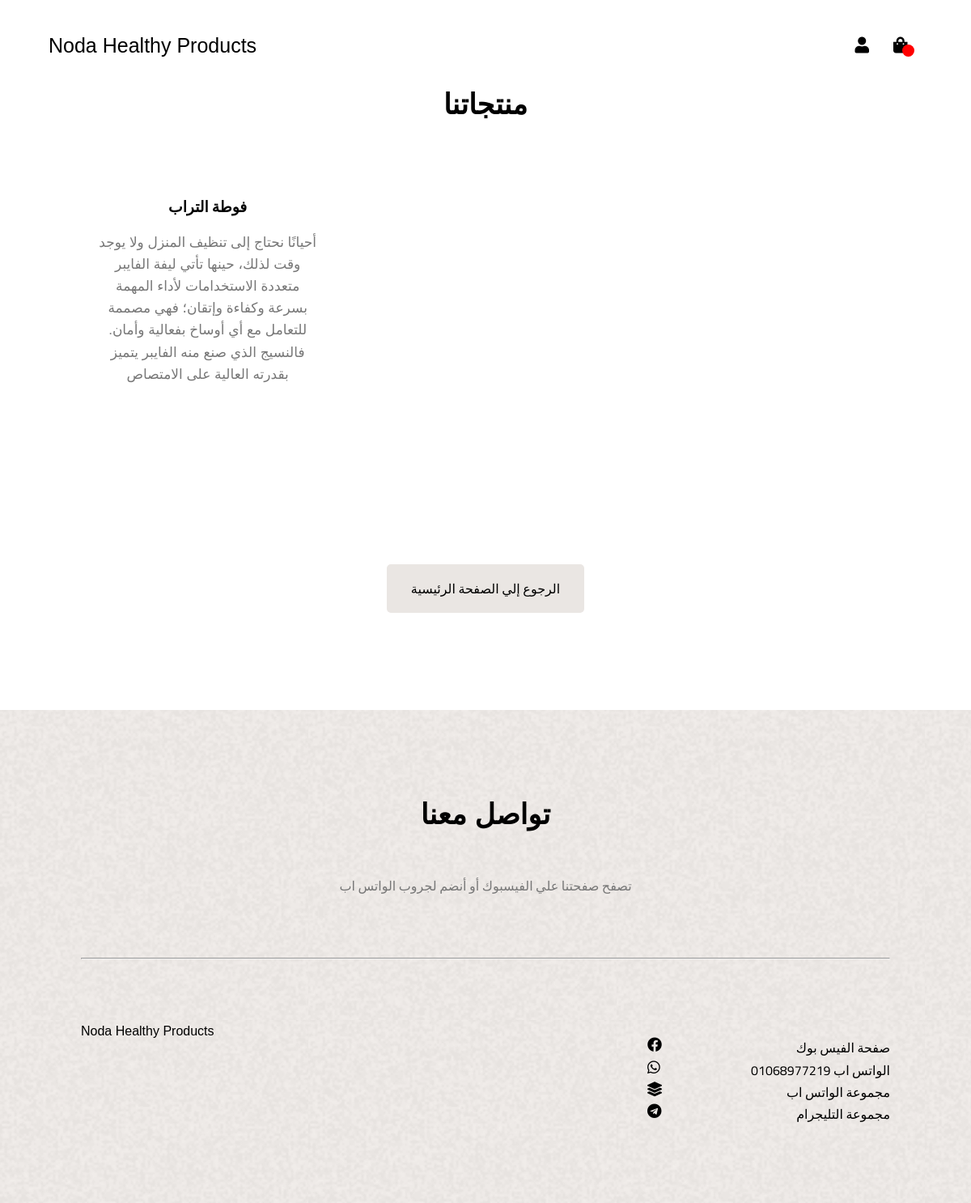
/products/, run on an earlier commit of the app's database.
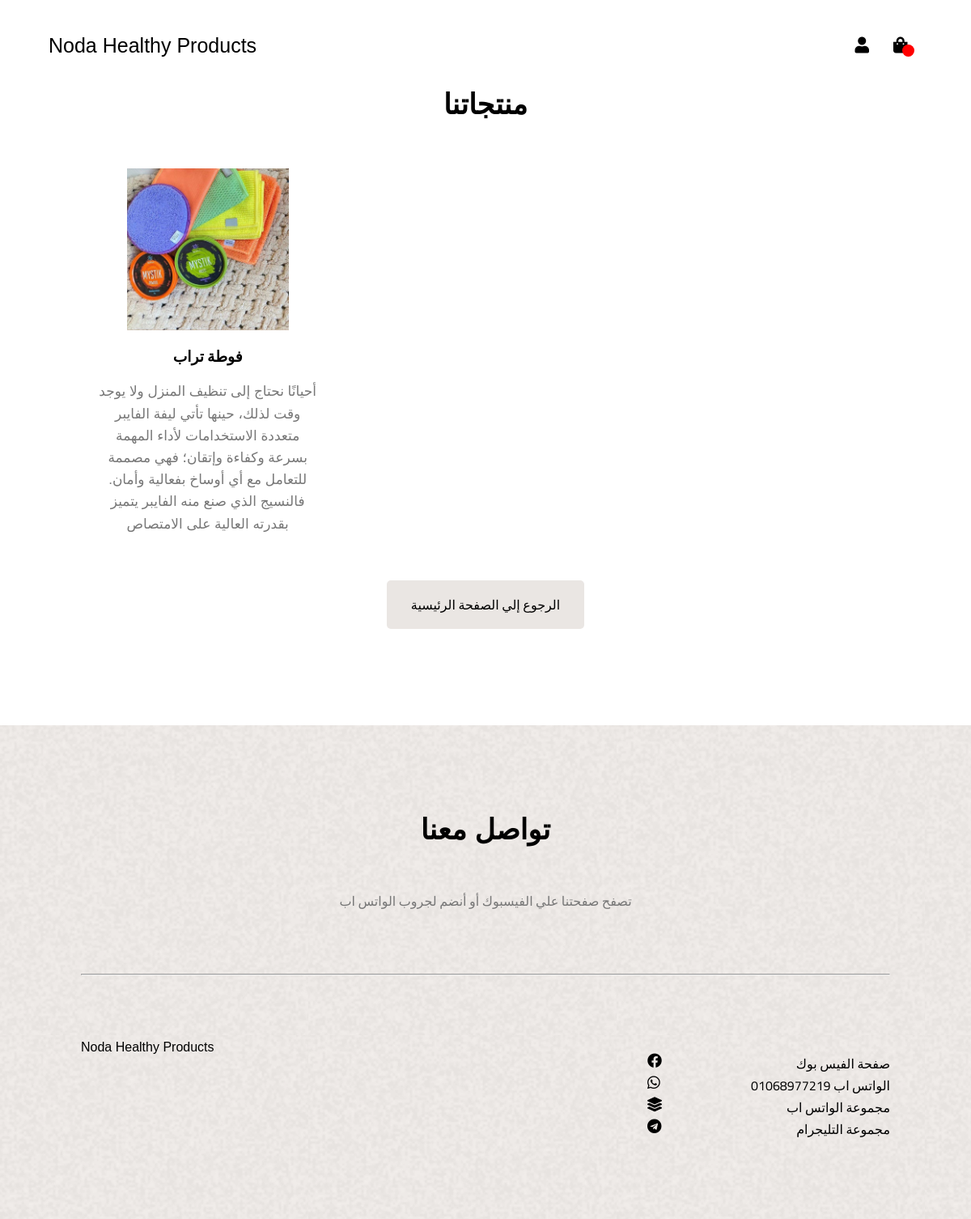
And on a later commit of the database.
### store/models.py (models this page shows, shortened)
class Product(models.Model):
    name = models.CharField(max_length=1000)
    description = models.CharField(max_length=1000000)
    price = models.FloatField()
    tags = models.ManyToManyField(Tag)
    image = models.ImageField(upload_to='uploads/%Y/%m/%d/')
    in_the_main_page = models.BooleanField(blank=True)

### store/views.py (the view)
# urls.py: path('products/', views.products, name='products'),
def products(request):
    return render(request, 'products.html', {'products' : Product.objects.all()})

### templates/products.html (shortened to what this page needs)
{% extends 'base.html' %}
{% load static %}
{% block content %}
<div class="about">
    <div class="container">
        <h2>منتجاتنا</h2>
        {% for prod in products %}
        <a href="/product/{{ prod.id }}">
            <div class="about-box">
                <div class="about-img">
                    <img src="/media/{{ prod.image }}" alt="" />
                </div>
                <div class="about-text">
                    <h3>{{ prod.name }}</h3>
                    <p>{{ prod.description }}</p>
                </div>
            </div>
        </a>
        {% endfor %}
        <p class="more">
            <a href="/">الرجوع إلي الصفحة الرئيسية</a>
        </p>
    </div>
</div>
{% endblock %}

### templates/base.html (shortened to what this page needs)
{% load static %}
<!DOCTYPE html>
<html lang="en">
  <head>
    <link rel="stylesheet" href="{% static 'icons/css/all.min.css'%}" />
    <link rel="stylesheet" href="{% static 'css/normalize.css'%}" />
    <link rel="stylesheet" href="{% static 'css/style.css'%}" />
    <link rel="stylesheet" href="{% static 'css/menu.css'%}" />
    <link rel="stylesheet" href="{% static 'css/side-img.css'%}" />
    <link rel="stylesheet" href="{% static 'css/landing-page.css'%}" />
    <link rel="stylesheet" href="{% static 'css/about.css'%}" />
    <link rel="stylesheet" href="{% static 'css/testimonials.css'%}" />
    <link rel="stylesheet" href="{% static 'css/faq.css'%}" />
    <link rel="stylesheet" href="{% static 'css/testimonials2.css'%}" />
    <link rel="stylesheet" href="{% static 'css/contact.css'%}" />
    <link rel="stylesheet" href="{% static 'css/framework.css'%}" />
    <link rel="stylesheet" href="{% static 'css/login.css'%}" />
    <link rel="stylesheet" href="{% static 'css/signup.css'%}" />
    <link rel="stylesheet" href="{% static 'css/product.css'%}" />
    <link rel="stylesheet" href="{% static 'css/cart.css'%}" />
  </head>
  <body>
    <nav>
        <div class="logo">
          <a href="/">
            Noda Healthy Products
          </a>
        </div>
        <ul>
          <li>
            <i class="fa fa-user"></i>
          </li>
          <li>
            <a href="/cart" class="cart-link">
              <i class="fa fa-shopping-bag"></i>
              <span class="cart-items-no">{{ user.products_in_cart }}</span>
            </a>
          </li>
        </ul>
    </nav>
    <main>
        {% block content %}
        {% endblock %}
    </main>
    <div class="contact">
      <div class="container">
        <h2>تواصل معنا</h2>
        <p>تصفح صفحتنا علي الفيسبوك أو أنضم لجروب الواتس اب</p>
        <hr />
        <footer>
          <div class="logo">Noda Healthy Products</div>
          <ul>
            <li>
              <a
                target="_blank"
                href="https://www.facebook.com/groups/1544081465733863/"
              >
                <label>صفحة الفيس بوك</label>
                <i class="fab fa-facebook"></i>
              </a>
            </li>
            <li>
              <a>
                <label>الواتس اب 01068977219</label>
                <i class="fab fa-whatsapp"></i>
              </a>
            </li>
            <li>
              <a
                target="_blank"
                href="https://chat.whatsapp.com/JFMbo2s9Hi63xrJxxHo6tD"
              >
                <label>مجموعة الواتس اب</label>
                <i class="fa fa-layer-group"></i>
              </a>
            </li>
            <li>
              <a target="_blank" href="https://t.me/+Q6Xk0FG2idg0NzZk">
                <label>مجموعة التليجرام</label>
                <i class="fab fa-telegram"></i>
              </a>
            </li>
          </ul>
        </footer>
      </div>
    </div>
  </body>
</html>

### static/css/style.css (style rules this page uses)
:root { --color1: url('../imgs/background.png'); --color2: #E5F8E9; --color3: #DBDCFE; --header-font: 'Gill Sans', 'Gill Sans MT', Calibri, 'Trebuchet MS', sans-serif; --text-font: "Cairo", Verdana, Geneva, Tahoma, sans-serif; }
* { box-sizing: border-box; }
body { font-family: var(--text-font); }
.container { width: 1000px; height: 100%; margin: 0 auto; }
h2 { text-align: center; font-size: 35px; padding-bottom: 30px; font-family: var(--header-font); }
@media (min-width: 768px) { .container { width: 690px } }
@media (min-width: 992px) { .container { width: 900px } }
@media (min-width: 1200px) { .container { width: 1000px } }

### static/css/side-img.css (style rules this page uses)
:root { --img1-width: 250px; --img1-height: calc(var(--img1-width) * 64/34); --img1-left: calc(100% - var(--img1-width) - 40px); --img1-top: calc(100% - var(--img1-height) + 20px); --img2-width: 270px; --img2-height: var(--img2-width); --img2-left: 40px; --img2-top: calc(100% - var(--img2-height) - 150px); }
@media (max-width: 1200px) { :root { --img1-width: 200px; --img2-width: 220px; --img2-height: var(--img2-width); } }

### static/css/landing-page.css (style rules this page uses)
nav { display: flex; justify-content: space-between; width: 90%; padding-top: 30px; position: fixed; left: 50%; top: 0; transform: translateX(-50%); z-index: 1000; }
nav .logo { font-family: var(--header-font); font-size: 25px; display: flex; align-items: center }
nav .logo a { color: #000; text-decoration: none; transition: all 0.2s ease-in-out; }
nav ul { list-style-type: none; display: flex; }
nav ul li a { color: #000; text-decoration: none; }
nav ul li:last-of-type a { padding: 0 0 0 30px; }
nav ul li .fa:before { font-size: 20px; }
nav ul li span { color: #fff; background: red; border-radius: 50%; display: inline-block; width: 15px; height: 15px; text-align: center; line-height: 15px; font-size: 15px; position: relative; top: 7px; right: 10px; }

### static/css/about.css (style rules this page uses)
.about { padding: 80px 0; }
.about .about-box { padding: 0 20px; min-height: 450px; text-align: center; float: left; width: calc(94% / 3); transition: 0.3s ease; }
.about .about-box { margin-right: 2%; }
.about .about-box .about-img img { width: 200px; }
.about .about-box .about-text h3 { color: #000 }
.about .about-box .about-text p { color: #777; line-height: 1.6; font-family: var(--header-font); font-size: 17px; }
p.more { margin: 60px; text-align: center; }
p.more a { color: #000; background: #EAE6E3; text-decoration: none; padding: 15px 30px; border-radius: 5px; transition: 0.3s ease; }

### static/css/contact.css (style rules this page uses)
.contact { background: var(--color1); padding: 80px 0; }
.contact p { text-align: center; color: #777 }
.contact hr { margin: 80px 0; }
.contact footer { display: flex; justify-content: space-between; }
.contact footer .logo { font-family: var(--header-font); }
.contact footer ul li { list-style: none; }
.contact footer ul li a { color: #000; line-height: 1.7; width: 300px; text-decoration: none; display: flex; justify-content: space-between; direction: rtl; }
.contact footer ul li a label { cursor: pointer; }
.contact footer ul li a i { font-size: large; }

What changed in the data, as far as the page shows it:
changed Product: image: picture added; name "فوطة التراب" → "فوطة تراب"
